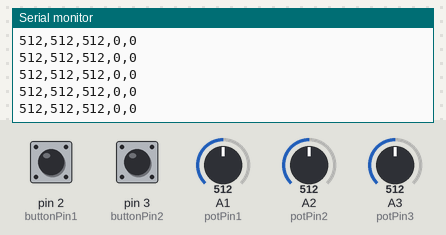
The sketch below on a simulated Arduino Uno, built with avr-gcc and run on an emulated ATmega328P. Parts: the last lines printed to the serial monitor. Inputs (shaded band) come from the test bench; at power-on: A1 (potPin1) = 512, pin 2 (buttonPin1) LOW, pin 3 (buttonPin2) LOW, A2 (potPin2) = 512, A3 (potPin3) = 512.

Above: at 13.3 s.
13.4 s: A1 (potPin1) set to 982
At 14.0 s:
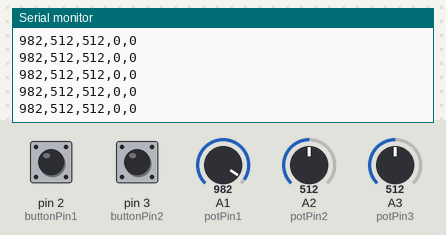
16.4 s: A1 (potPin1) set to 1010
At 17.2 s:
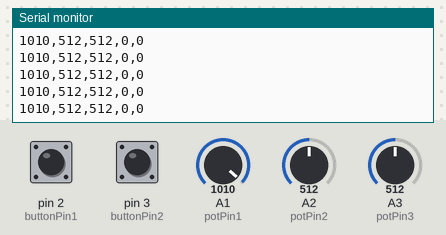
Timing chart, 0 to 19.4 s (numbered marks = the images above; inputs shaded):
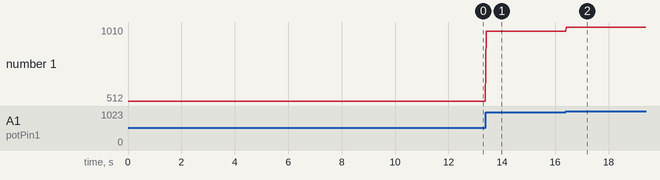

Measured:
- after the input at 13.4 s, the serial monitor: prints a new line at once (image 1)
- after the input at 16.4 s, the serial monitor: prints a new line at once (image 2)
- plotted number 1: 512 → 982 after the input at 13.4 s, 982 → 1010 after the input at 16.4 s

The sketch:

send_data.ino
```cpp
int potPin1 = A1;
int potPin2 = A2;
int potPin3 = A3;
int buttonPin1 = 2;
int buttonPin2 = 3;

void setup() {
  Serial.begin(9600);
  pinMode(buttonPin1, INPUT);
  pinMode(buttonPin2, INPUT);
}

void loop() {
  int potVal1 = analogRead(potPin1); // 0–1023
  int potVal2 = analogRead(potPin2); // 0–1023
  int potVal3 = analogRead(potPin3); // 0–1023
  int buttonState1 = digitalRead(buttonPin1); // 0 or 1
  int buttonState2 = digitalRead(buttonPin2); // 0 or 1

  // Send everything in ONE line
  Serial.print(potVal1);
  Serial.print(",");
  Serial.print(potVal2);
  Serial.print(",");
  Serial.print(potVal3);
  Serial.print(",");
  Serial.print(buttonState1);
  Serial.print(",");
  Serial.println(buttonState2);

  delay(20);
}
```
